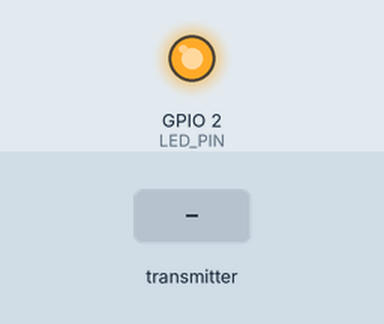
Bench run of a sketch on a simulated ESP8266 (NodeMCU). Parts: output pins drawn as LEDs (lit = HIGH). Dashed ring = blinking. The test bench sets the inputs (shaded band). What the sketch prints to the serial monitor is not drawn.

Above: at 1.2 s.
1.3 s: the transmitter starts sending packetId = 0
At 2.0 s:
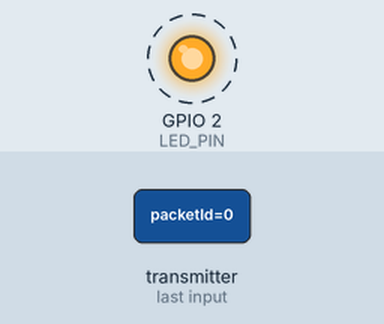
Timing chart, 0 to 8.8 s (numbered marks = the images above; inputs shaded):
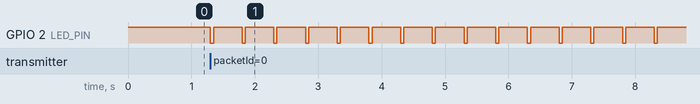

The sketch:

Recive.ino
```cpp
/*
 * 修訂日期時間：2026-10-26 14:05
 * 功能說明：ESP-NOW 接收端節點 (MAC: 24:A1:60:2D:A0:C8)。
 *           監聽 ESP-NOW 封包，收到數據時從 Serial 輸出並閃爍板載 LED。
 */

#include <ESP8266WiFi.h>
#include <espnow.h>

// 定義通訊封包結構（與發送端完全一致）
typedef struct struct_message {
  uint32_t packetId;
  int sensorValue;
} struct_message;

struct_message incomingData;

const int LED_PIN = LED_BUILTIN;

// 接收封包回呼函式
void onDataRecv(uint8_t *mac, uint8_t *incomingDataPtr, uint8_t len) {
  memcpy(&incomingData, incomingDataPtr, sizeof(incomingData));

  // 收到封包時快速點亮 LED
  digitalWrite(LED_PIN, LOW);

  Serial.println("----------------------------------------");
  Serial.printf("來自發送端 MAC: %02X:%02X:%02X:%02X:%02X:%02X\n",
                mac[0], mac[1], mac[2], mac[3], mac[4], mac[5]);
  Serial.printf("收到封包 #%u | 感測數值 (A0): %d\n",
                incomingData.packetId, incomingData.sensorValue);
  Serial.println("----------------------------------------");

  delay(40);
  digitalWrite(LED_PIN, HIGH);
}

void setup() {
  Serial.begin(115200);
  pinMode(LED_PIN, OUTPUT);
  digitalWrite(LED_PIN, HIGH); // 預設熄滅

  WiFi.mode(WIFI_STA);
  WiFi.disconnect();

  if (esp_now_init() != 0) {
    Serial.println("ESP-NOW 初始化失敗！");
    return;
  }

  // 設定本機角色為 SLAVE (接收端)
  esp_now_set_self_role(ESP_NOW_ROLE_SLAVE);

  // 註冊接收回呼函式
  esp_now_register_recv_cb(onDataRecv);

  Serial.println("ESP-NOW 接收端就緒，等待數據中...");
}

void loop() {
  // ESP-NOW 走中斷回呼，loop 保持非阻塞即可
}
```

Measured:
- after the input at 1.3 s, GPIO 2 (LED_PIN): alternates HIGH for 0.45 s and LOW for 0.05 s, starting at once
